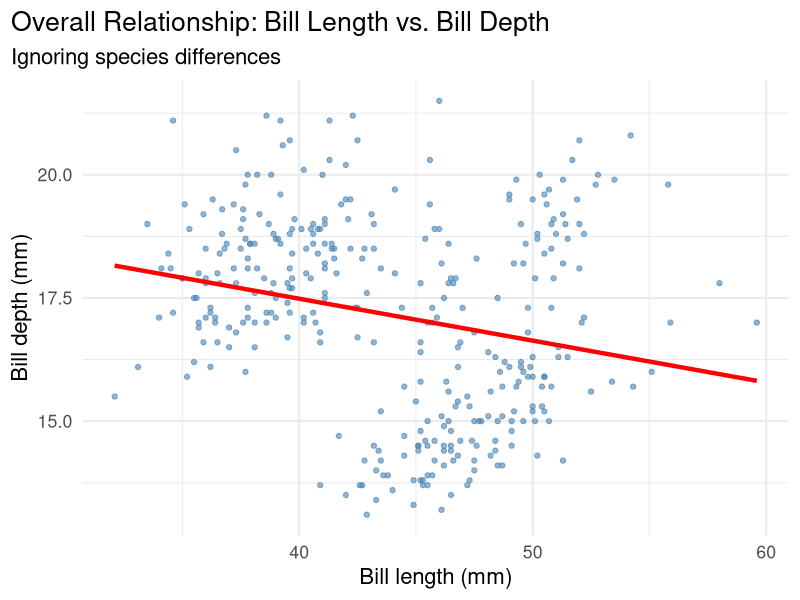
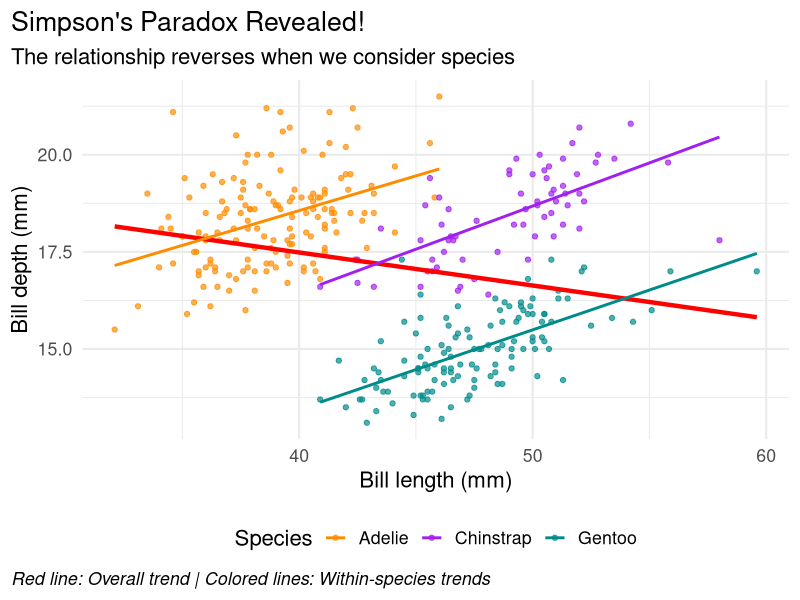

Reproduce these figures in R, in order.
## ---- chunk 1
#| message: false
#| warning: false
# Set CRAN mirror for package installation
options(repos = c(CRAN = "https://cran.rstudio.com/"))

# Install required packages if not already installed
if (!require(patchwork, quietly = TRUE)) {
  install.packages("patchwork")
  library(patchwork)
}

library(ggplot2)
library(palmerpenguins)
data(penguins)
## ---- chunk 2
#| message: false
#| warning: false
plot1 <- ggplot(data = penguins,
        aes(x = bill_length_mm,
        y = bill_depth_mm)) +
  theme_minimal(16) +
  geom_point(alpha = 0.6, color = "steelblue") +
  labs(title = "Overall Relationship: Bill Length vs. Bill Depth",
       subtitle = "Ignoring species differences",
       x = "Bill length (mm)",
       y = "Bill depth (mm)") +
  theme(plot.title.position = "plot",
        plot.caption = element_text(hjust = 0, face= "italic"),
        plot.caption.position = "plot") +
  geom_smooth(method = "lm", se = FALSE, color = "red", linewidth = 1.5)

plot1
## ---- chunk 3
#| message: false
#| warning: false
#| eval: true
#| fig-cap: "Simpson's Paradox Revealed: Overall vs. Species-Specific Relationships"

plot2 <- ggplot(data = penguins,
       aes(x = bill_length_mm,
           y = bill_depth_mm,
           color = species)) +
  theme_minimal(16) +
  geom_point(alpha = 0.7) +
  scale_color_manual(values = c("darkorange","purple","cyan4"),
                     name = "Species") +
  labs(title = "Simpson's Paradox Revealed!",
       subtitle = "The relationship reverses when we consider species",
       x = "Bill length (mm)",
       y = "Bill depth (mm)",
       caption = "Red line: Overall trend | Colored lines: Within-species trends") +
  theme(plot.title.position = "plot",
        plot.caption = element_text(hjust = 0, face = "italic"),
        plot.caption.position = "plot",
        legend.position = "bottom") +
  # Overall trend (ignoring species)
  geom_smooth(method = "lm", se = FALSE, color = "red", 
              linewidth = 1.5, alpha = 0.8) +
  # Species-specific trends
  geom_smooth(method = "lm", se = FALSE, linewidth = 1)

plot2
